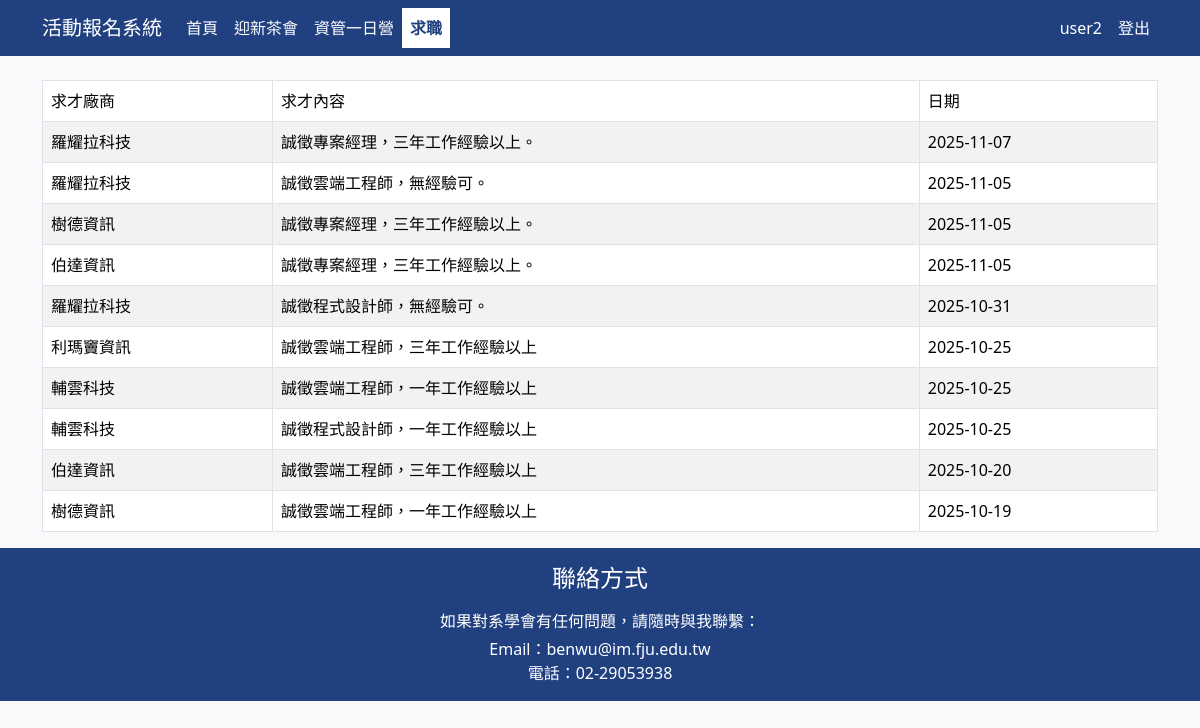
Page /week06/job.php (signed in) on the committed database.
### tables this page shows
CREATE TABLE `job` (
  `postid` int(11) NOT NULL,
  `company` varchar(45) NOT NULL,
  `content` text NOT NULL,
  `pdate` date NOT NULL
);

### week06/job.php (the view, shortened to what this page needs)
<?php
require_once "header.php";
try {
  require_once 'testdb.php';
  $sql="select * from job order by pdate desc";
  $result = mysqli_query($conn, $sql);
?>
<div class="container mt-4">
<table id = "product_table" class="table table-bordered table-striped">
  <thead>
 <tr>
  <td>求才廠商</td>
  <td>求才內容</td>
  <td>日期</td>
 </tr>
</thead>
 <?php
 while($row = mysqli_fetch_assoc($result)) {?>
 <tr>
  <td><?=$row["company"]?></td>
  <td><?=$row["content"]?></td>
  <td><?=$row["pdate"]?></td>
 </tr>
 <?php
  }
 ?>
</table>
</div>
<?php
}
catch(Exception $e) {
  echo 'Message: ' .$e->getMessage();
}
require_once "footer.php";
?>

### rows in the picture
job: company "羅耀拉科技", content "誠徵專案經理，三年工作經驗以上。", pdate "2025-11-07"
job: company "羅耀拉科技", content "誠徵雲端工程師，無經驗可。", pdate "2025-11-05"
job: company "樹德資訊", content "誠徵專案經理，三年工作經驗以上。", pdate "2025-11-05"
job: company "伯達資訊", content "誠徵專案經理，三年工作經驗以上。", pdate "2025-11-05"
job: company "羅耀拉科技", content "誠徵程式設計師，無經驗可。", pdate "2025-10-31"
job: company "利瑪竇資訊", content "誠徵雲端工程師，三年工作經驗以上", pdate "2025-10-25"
job: company "輔雲科技", content "誠徵雲端工程師，一年工作經驗以上", pdate "2025-10-25"
job: company "輔雲科技", content "誠徵程式設計師，一年工作經驗以上", pdate "2025-10-25"
job: company "伯達資訊", content "誠徵雲端工程師，三年工作經驗以上", pdate "2025-10-20"
job: company "樹德資訊", content "誠徵雲端工程師，一年工作經驗以上", pdate "2025-10-19"

### other values in the picture
$_SESSION['account'] "user2"
